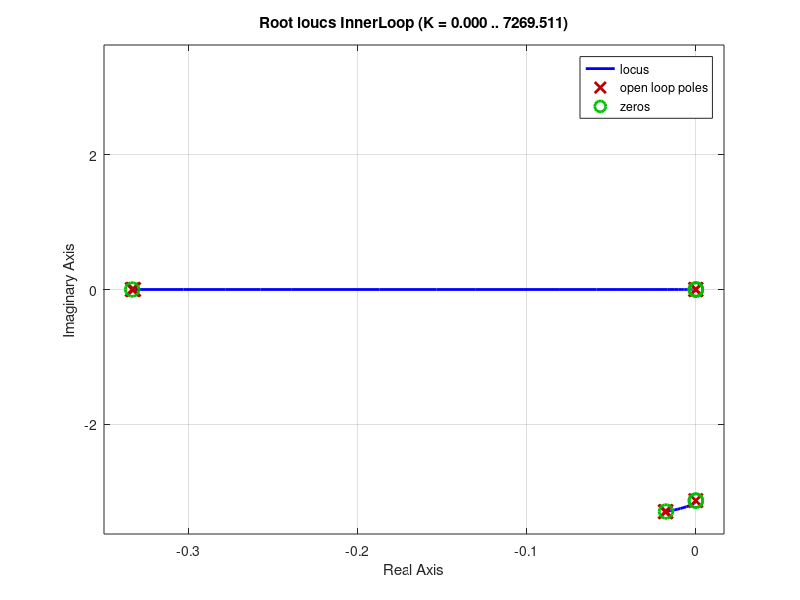
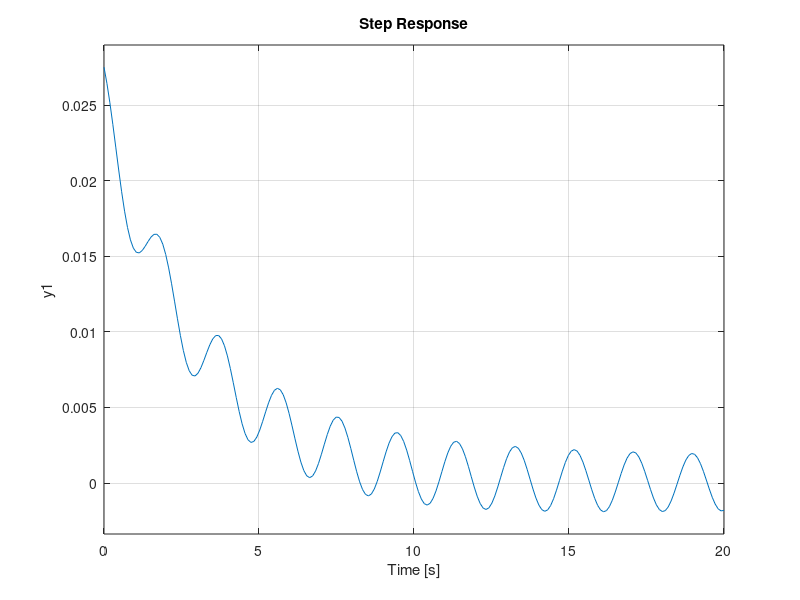
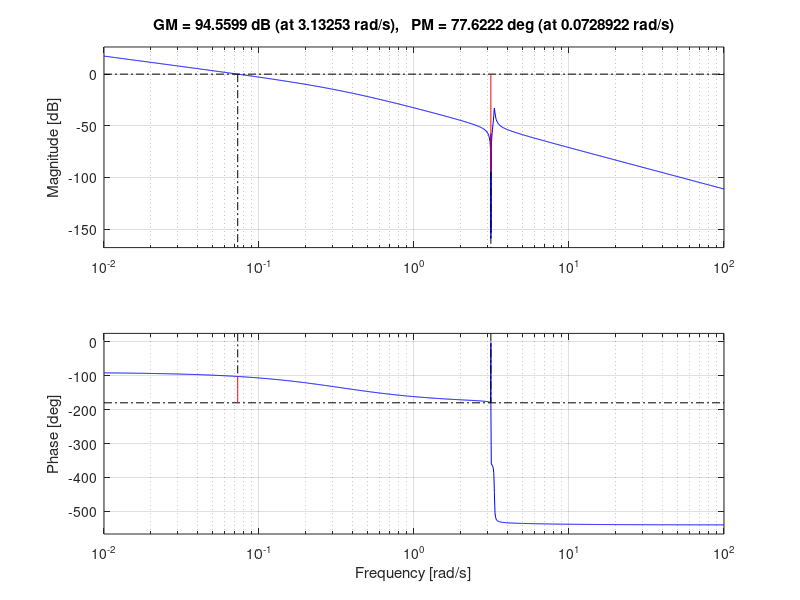

Source code (MATLAB) for these figures, in order:
clear
close all
clc

s = tf('s');

g = 9.82;
l_P = 1;
M_L = 2.941;
M_T = .792;
M_H = .951;
M_TL = M_L+M_H;
I_x = 0.2;
r_x = .075;
M_1 = M_T+M_L+M_H+I_x/r_x^2;
B_x = 13.4;
N_x = 48/12*72/14;
k_e = 0.609e-3;

G_x = s*(s^2+g/l_P)/(s^3*(M_1-M_TL)+s^2*B_x+s*M_1*g/l_P +B_x*g/l_P)
G_x_poles = pole(G_x)
G_x_zeroes = zero(G_x)
G_x_Gain = dcgain(G_x)

G_theta = l_P^-1*(s^2)/(s^2+g/l_P)
G_theta_zeros = zero(G_theta)
G_theta_poles = pole(G_theta)
G_theta_Gain = dcgain(G_theta)

InnerLoop = G_x/(1+1/s^2*G_theta*G_x)
pole(InnerLoop)
rlocus(InnerLoop)
figure(2)
step(InnerLoop)
figure(3)
outerLoop = InnerLoop*1/(s^2)/(1+InnerLoop*1/(s^2))
pole(outerLoop)
rlocus(outerLoop)
step(outerLoop)
margin(InnerLoop*1/(s^2))